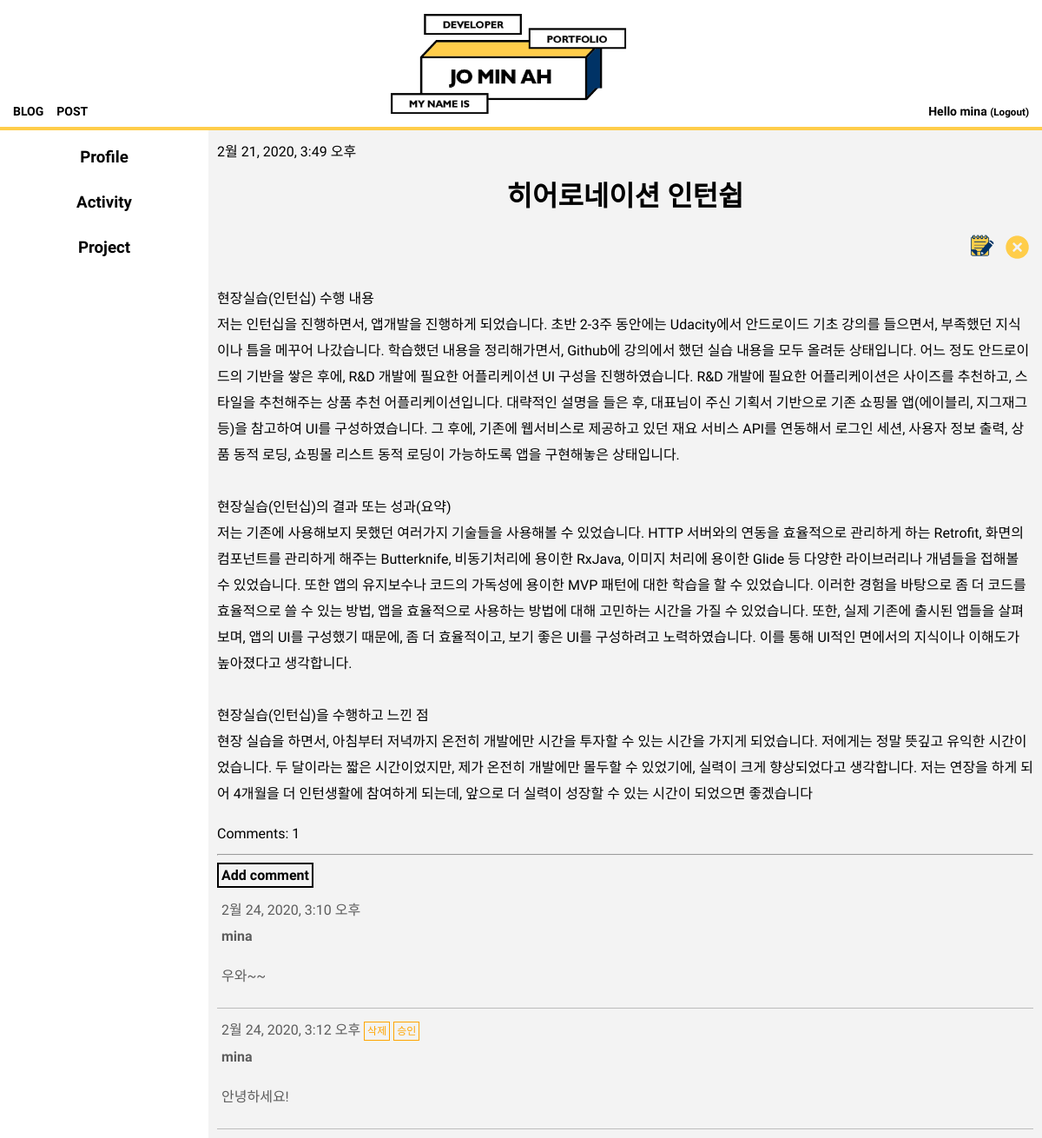
Page /post/1/ (signed in) on the earlier database version.
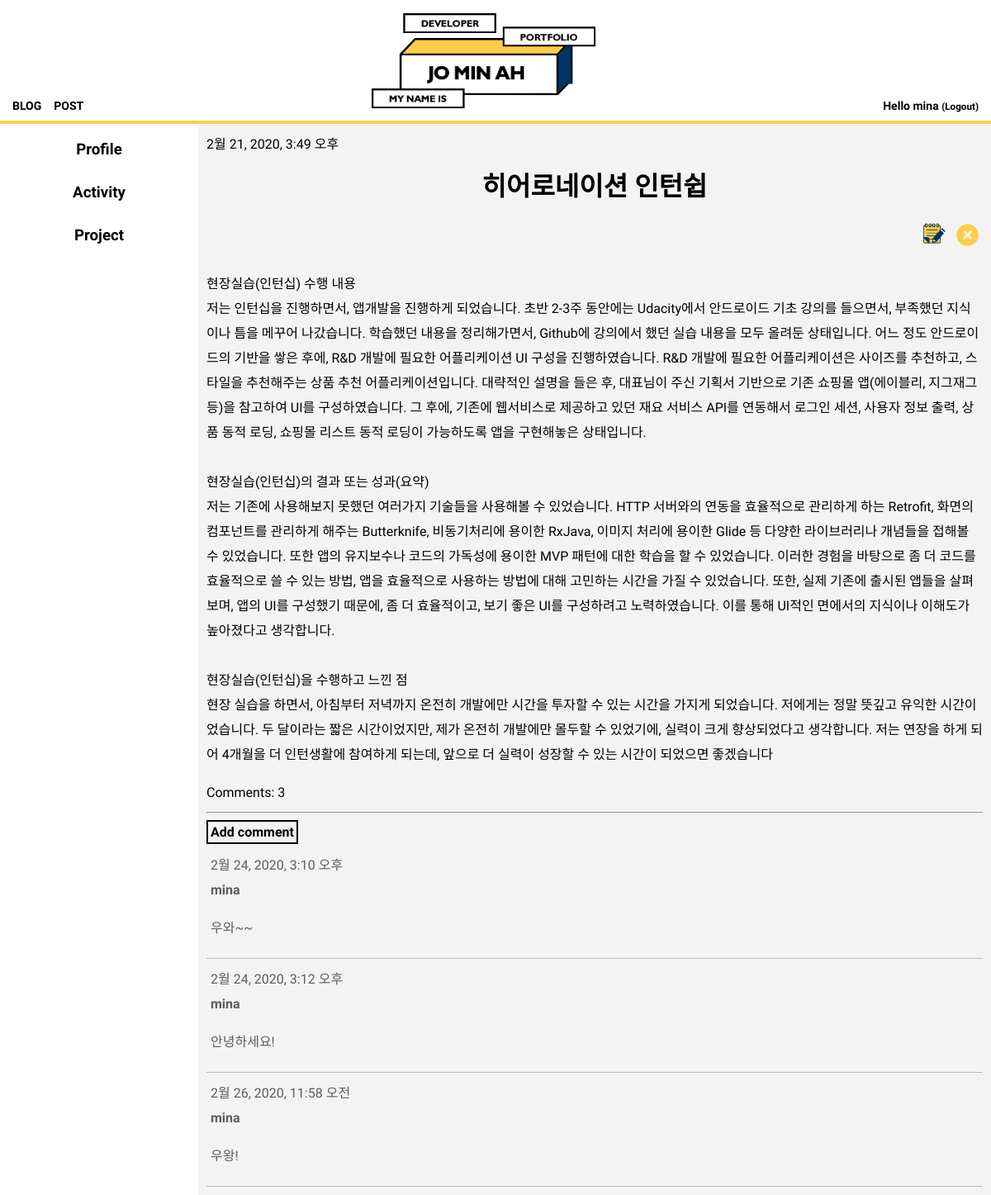
Same page on the later database version.
### blog/models.py (models this page shows, shortened)
class Post(models.Model):
    author = models.ForeignKey(settings.AUTH_USER_MODEL, on_delete=models.CASCADE)
    parent_title_choices=(('Profile','Profile'),('Activity','Activity'),('Project','Project'))
    parent_title=models.CharField(max_length=30,choices=parent_title_choices,default='Profile')
    index_title_choices=(('Profile',(('Skill','Skill'),)),('Activity',(('UCI Undergraduate Researcher','UCI Undergraduate Researcher'),('Coding HelpDesk','Coding HelpDesk'),('Heronation InternShip','Heronation InternShip'))),('Project',(('Face Recogntion','Face Recognition'),('Mu:Ping App','Mu:Ping App'),('Ang-Bob App','Ang-Bob App'),('Flex-Bison Interpreter','Flex-Bison Interpreter'),('Z-shop App','Z-shop App'),)))
    index_title=models.CharField(max_length=30,choices=index_title_choices,default='Skill')
    title = models.CharField(max_length=200)
    period=models.CharField(max_length=50)
    text = models.TextField()
    created_date = models.DateTimeField(
            default=timezone.now)
    published_date = models.DateTimeField(
            blank=True, null=True)
    def approved_comments(self):
        return self.comments.filter(approved_comment=True)

class Comment(models.Model):
    post=models.ForeignKey('blog.Post',on_delete=models.CASCADE,related_name='comments') # related_name은 post 모델에서 댓글에 접근할 수 있게 함. ex> post.comments.all()
    author=models.CharField(max_length=200)
    text=models.TextField()
    created_date=models.DateTimeField(default=timezone.now)
    approved_comment=models.BooleanField(default=False)

### blog/views.py (the view)
# urls.py: path('post/<int:pk>/', views.post_detail, name='post_detail'),
def post_detail(request, pk):
    post = get_object_or_404(Post, pk=pk)
    profile=Post.objects.filter(parent_title__contains="Profile",published_date__lte=timezone.now())
    activity=Post.objects.filter(parent_title__contains="Activity",published_date__lte=timezone.now())
    project=Post.objects.filter(parent_title__contains="Project",published_date__lte=timezone.now())
    return render(request, 'blog/post_detail.html', {'post': post,'profile':profile,"activity":activity,"project":project})

### blog/template/blog/post_detail.html
{% extends 'blog/base.html' %}
{% load static %}
{% block content %}
<div class="post">
  {% if post.published_date %}
  <div class="date">
    {{ post.published_date }}
  </div>
  {% endif %}
  <h1>{{ post.title }}</h1>
  {% if user.is_authenticated %}
  <div align="right">
    <a class="btn btn-default" href="{% url 'post_edit' pk=post.pk %}"><img src="{% static 'img/edit_1.png' %}" style="width:40px;"></a>
    <a class="btn btn-default" href="{% url 'post_remove' pk=post.pk %}"><img src="{% static 'img/delete.png' %}" style="width:37px;"></a>
  </div>
  {% endif %}
  <p>{{ post.text|linebreaksbr }}</p>
  <a href="{% url 'post_detail' pk=post.pk %}" style=" font-family: 'Tomorrow', sans-serif;">Comments: {{ post.approved_comments.count }}</a>
</div>
<hr>
<a class='btn btn-default' href="{% url 'add_comment_to_post' pk=post.pk %}" style=" font-family: 'Tomorrow', sans-serif; border:2px solid black; padding:3px; font-weight:bold;">Add comment</a>
{% for comment in post.comments.all %}
{% if user.is_authenticated or comment.approved_comment %}
<div class="comment" style="font-family: 'Tomorrow', sans-serif; border-bottom:1px solid #bcbcbc; margin-top:5px; padding:5px; color:#5d5d5d;">
  <div class="date">
    {{ comment.created_date }}
    {% if not comment.approved_comment %}
    <a class="btn btn-default" href="{% url 'comment_remove' pk=comment.pk %}" style="color:#ffa500; border:1px solid #ffa500; font-size:12px; padding:3px;">삭제</a>
    <a class="btn btn-default" href="{% url 'comment_approve' pk=comment.pk%}" style="color:#ffa500; border:1px solid #ffa500; font-size:12px; padding:3px;">승인</a>
    {% endif %}
  </div>
  <strong>{{ comment.author }}</strong>
  <div>{{ comment.text|linebreaks }}</div>
</div>
{% endif %}
{% empty %}
<p style=" font-family: 'Tomorrow', sans-serif;">No comments here yet :(</p>
{% endfor %}
{% endblock %}

### blog/template/blog/base.html (shortened to what this page needs)
{% load static %}
<!doctype html>
<html>
<head>
  <link rel="stylesheet" type="text/css" href="{% static 'css/style.css' %}">
</head>
<body>
  <div class="top" align=center>
    <a href="{% url 'post_list' %}"><img src="{% static 'img/logo.png' %}" style="border-bottom:10px;"></a>
    <a href="{% url 'post_list' %}" class="top-menu">
      <div>BLOG</div></a>
    {% if user.is_authenticated %}
    <a href="{% url 'post_new' %}" class="top-menu">
      <div>POST</div></a>
      {% endif %}
      {% if user.is_authenticated %}
      <div class="right-menu1">Hello {{ user.username }} <small>(<a href="{% url 'logout' %}" class='logout'>Logout</a>)</small></div>
      {% else %}
      <a href="{% url 'login' %}" class="right-menu">
        <div>LOGIN</div>
      </a>
      {% endif %}
  </div>
  <div id="grid">
    <div>
    <ul class="accordion">
      <li class="item">
        <h3 class="accordionTitle"> Profile</h3>
      </li>
      <li class="item">
        <h3 class="accordionTitle"> Activity</h3>
      </li>
      <li class="item">
        <h3 class="accordionTitle"> Project</h3>
      </li>
    </ul>
  </div>
    <div id="article">
      {% block content %}
      {% endblock %}
    </div>
  </div>
</body>
</html>

### blog/static/css/style.css (style rules this page uses)
body { margin: 0 }
a { color: black; text-decoration: none; }
h1 { text-align: center; }
img { width: 300px; height: auto; }
.top { border-bottom: 4px #FFCD4A solid; }
.top-menu { font-family: 'Tomorrow', sans-serif; font-size:14px; margin-top: 120px; margin-left: 15px; float:left; font-weight: bold; }
.right-menu1 { font-family: 'Tomorrow', sans-serif; font-size:14px; margin-top: 120px; margin-right: 15px; font-weight: bold; float:right; }
#grid .accordion { font-family: 'Tomorrow', sans-serif; font-weight: bold; text-align: center; width: 240px; padding-inline-start: 0px; margin: 0; list-style: none; }
#grid ul { font-family: 'Tomorrow', sans-serif; list-style: none; padding-inline-start: 0px; }
.accordionTitle { padding-top: 10px; padding-bottom: 10px; margin-top: 10px; margin-bottom: 10px; }
h3 { margin: 0px; padding-top: 20px; padding-bottom: 10px; }
#grid { display: grid; grid-template-columns: 240px 1fr; background-color: white; }
#article { padding: 10px; font-family: 'Tomorrow', sans-serif; background-color: #f3f3f3; line-height: 30px; }

Differences in the rows shown:
computed for Post "히어로네이션 인턴쉽": approved_comments.count "1" → "3"
changed Comment "2월 24, 2020, 3:12 오후": no longer shows "삭제 승인"
added Comment: created_date "2월 26, 2020, 11:58 오전", author "mina", text "우왕!"
